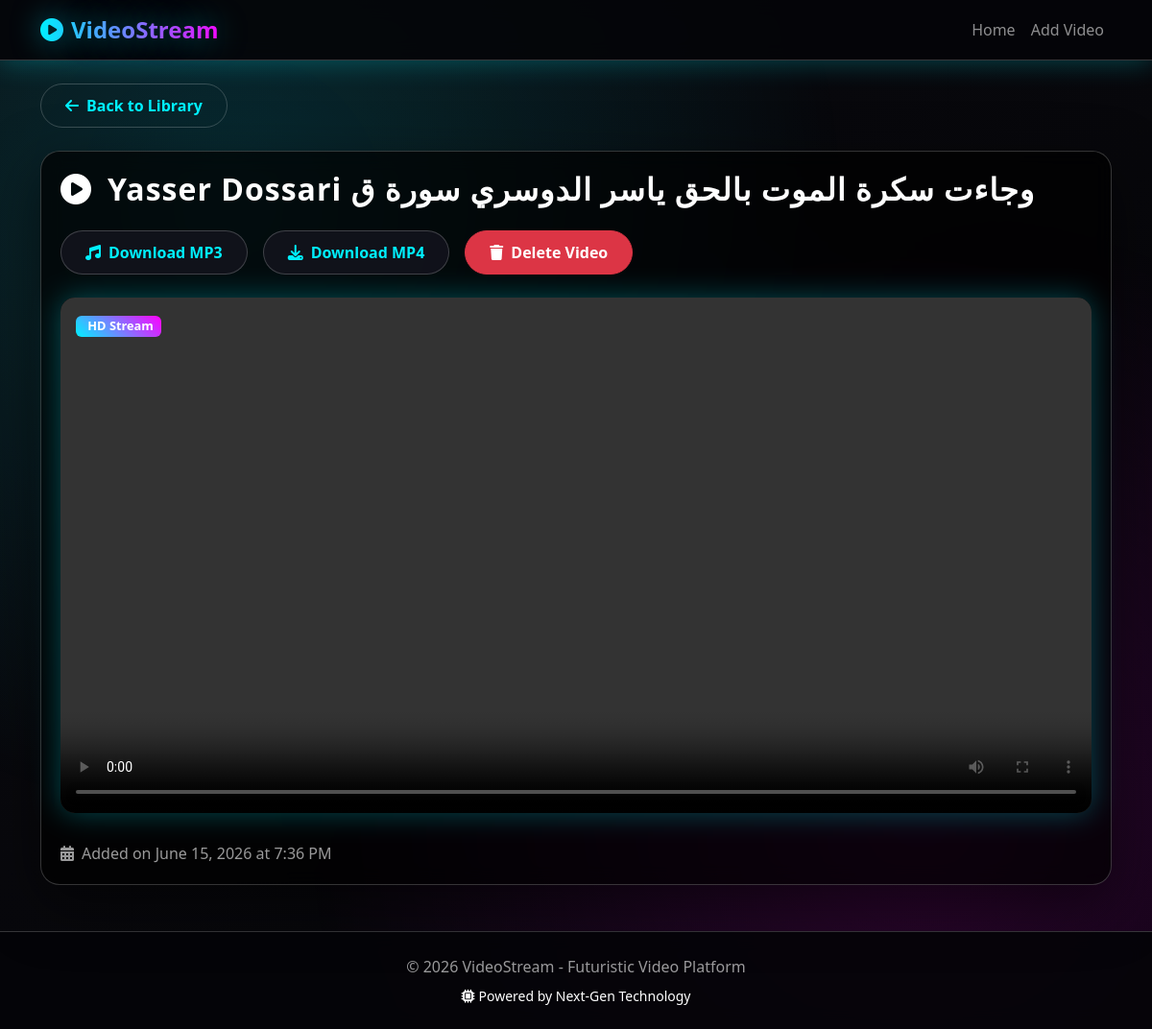
The page /watch/16/ on the database its author committed.
### videos/models.py (models this page shows, shortened)
class Video(models.Model):
    title = models.CharField(max_length=200, blank=True)
    url = models.URLField()
    description = models.TextField(blank=True, default='')
    created_at = models.DateTimeField(auto_now_add=True)

### videos/views.py (the view)
# urls.py: path('watch/<int:video_id>/', views.watch_video, name='watch_video'),
def watch_video(request, video_id):
    video = get_object_or_404(Video, id=video_id)
    return render(request, 'videos/watch.html', {'video': video})

### videos/templates/videos/watch.html (shortened to what this page needs)
{% extends 'videos/base.html' %}
{% block content %}
<div class="mb-4">
    <a href="{% url 'home' %}" class="btn btn-outline-secondary">
        <i class="fas fa-arrow-left me-2"></i>Back to Library
    </a>
</div>
<div class="video-container">
    <h1 class="mb-4 glow" style="font-size: 2rem;">
        <i class="fas fa-play-circle me-3"></i>{{ video.title }}
    </h1>
    <div class="d-flex flex-wrap gap-3 mb-4">
        <a href="{% url 'convert_to_mp3' video.id %}" class="btn btn-dark">
            <i class="fas fa-music me-2"></i>Download MP3
        </a>
        <a href="{% url 'download_video' video.id %}" class="btn btn-dark">
            <i class="fas fa-download me-2"></i>Download MP4
        </a>
        <form action="{% url 'delete_video' video.id %}" method="post" class="d-inline">
            <button type="submit" class="btn btn-danger" onclick="return confirm('Are you sure you want to delete this video? This action cannot be undone.');">
                <i class="fas fa-trash me-2"></i>Delete Video
            </button>
        </form>
    </div>
    <div class="position-relative">
        <video id="videoPlayer" controls autoplay style="width:100%;max-width:100%;height:auto;" preload="auto">
            <source src="{% url 'stream_video' video.id %}" type="video/mp4">
        </video>
        <div class="position-absolute top-0 start-0 p-3">
            <span class="badge" style="background: linear-gradient(45deg, var(--primary), var(--secondary)); color: white; font-size: 0.8rem;">
                HD Stream
            </span>
        </div>
    </div>
    <div class="mt-4 d-flex align-items-center text-muted">
        <i class="fas fa-calendar-alt me-2"></i>
        <span>Added on {{ video.created_at|date:"F d, Y" }} at {{ video.created_at|date:"g:i A" }}</span>
    </div>
</div>
{% endblock %}

### videos/templates/videos/base.html (style rules this page uses)
:root { --primary: #00f0ff; --secondary: #ff00ff; --dark: #0a0a0f; --darker: #050508; --glass: rgba(255, 255, 255, 0.1); --glass-border: rgba(255, 255, 255, 0.2); }
body { background: linear-gradient(135deg, var(--dark) 0%, var(--darker) 100%); background-attachment: fixed; color: #ffffff; font-family: 'Segoe UI', Tahoma, Geneva, Verdana, sans-serif; overflow-x: hidden; position: relative; }
body::before { content: ''; position: fixed; top: 0; left: 0; width: 100%; height: 100%; background: radial-gradient(circle at 20% 20%, rgba(0, 240, 255, 0.15) 0%, transparent 50%), radial-gradient(circle at 80% 80%, rgba(255, 0, 255, 0.15) 0%, transparent 50%); z-index: -1; animation: pulse 8s ease-in-out infinite; }
.btn { border-radius: 25px; padding: 10px 25px; font-weight: 600; transition: all 0.3s ease; position: relative; overflow: hidden; z-index: 1; }
.btn::before { content: ''; position: absolute; top: 0; left: -100%; width: 100%; height: 100%; background: linear-gradient(90deg, transparent, rgba(255, 255, 255, 0.2), transparent); transition: 0.5s; z-index: -1; }
.btn-dark { background: rgba(20, 20, 30, 0.8); border: 1px solid var(--glass-border); color: var(--primary); }
.btn-outline-secondary { border: 1px solid var(--glass-border); color: var(--primary); background: transparent; }
.text-muted { color: rgba(255, 255, 255, 0.6) !important; }
h1, h2, h3, h4, h5, h6 { font-weight: 700; letter-spacing: 1px; }
.glow { animation: glow 2s ease-in-out infinite; }
.video-container { background: rgba(0, 0, 0, 0.7); border-radius: 20px; padding: 20px; border: 1px solid var(--glass-border); box-shadow: 0 20px 60px rgba(0, 0, 0, 0.5); backdrop-filter: blur(10px); }
#videoPlayer { border-radius: 15px; background: #000; box-shadow: 0 0 30px rgba(0, 240, 255, 0.3); }

### rows shown on the page
Video: title "Yasser Dossari وجاءت سكرة الموت بالحق ياسر الدوسري سورة ق", created_at "June 15, 2026", created_at "7:36 PM"
